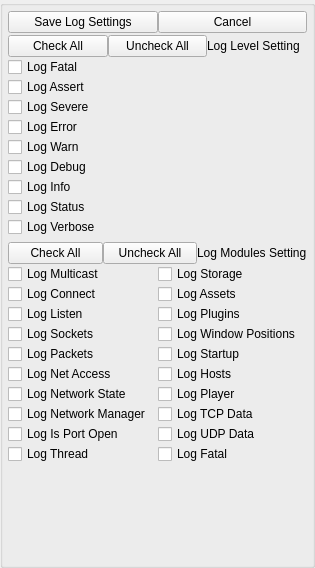
<?xml version="1.0" encoding="UTF-8"?>
<ui version="4.0">
 <class>AppletLogSettingsWidget</class>
 <widget class="QWidget" name="AppletLogSettingsWidget">
  <property name="geometry">
   <rect>
    <x>0</x>
    <y>0</y>
    <width>315</width>
    <height>568</height>
   </rect>
  </property>
  <property name="windowTitle">
   <string>Log Settings</string>
  </property>
  <layout class="QGridLayout" name="gridLayout">
   <property name="leftMargin">
    <number>0</number>
   </property>
   <property name="topMargin">
    <number>0</number>
   </property>
   <property name="rightMargin">
    <number>0</number>
   </property>
   <property name="bottomMargin">
    <number>0</number>
   </property>
   <property name="spacing">
    <number>0</number>
   </property>
   <item row="0" column="0">
    <widget class="QGroupBox" name="DialogItemsGroupBox">
     <property name="title">
      <string/>
     </property>
     <layout class="QVBoxLayout" name="verticalLayout">
      <property name="spacing">
       <number>0</number>
      </property>
      <property name="leftMargin">
       <number>5</number>
      </property>
      <property name="topMargin">
       <number>5</number>
      </property>
      <property name="rightMargin">
       <number>5</number>
      </property>
      <property name="bottomMargin">
       <number>5</number>
      </property>
      <item>
       <layout class="QHBoxLayout" name="horizontalLayout_4">
        <item>
         <widget class="QPushButton" name="m_SavePushButton">
          <property name="sizePolicy">
           <sizepolicy hsizetype="Minimum" vsizetype="Preferred">
            <horstretch>0</horstretch>
            <verstretch>0</verstretch>
           </sizepolicy>
          </property>
          <property name="text">
           <string>Save Log Settings</string>
          </property>
         </widget>
        </item>
        <item>
         <widget class="QPushButton" name="m_CancelPushButton">
          <property name="text">
           <string>Cancel</string>
          </property>
         </widget>
        </item>
       </layout>
      </item>
      <item>
       <spacer name="verticalSpacer">
        <property name="orientation">
         <enum>Qt::Vertical</enum>
        </property>
        <property name="sizeType">
         <enum>QSizePolicy::Fixed</enum>
        </property>
        <property name="sizeHint" stdset="0">
         <size>
          <width>20</width>
          <height>2</height>
         </size>
        </property>
       </spacer>
      </item>
      <item>
       <layout class="QHBoxLayout" name="horizontalLayout">
        <item>
         <widget class="QPushButton" name="m_SelectAllLevelsButton">
          <property name="text">
           <string>Check All</string>
          </property>
         </widget>
        </item>
        <item>
         <widget class="QPushButton" name="m_ClearAllLevelsButton">
          <property name="text">
           <string>Uncheck All</string>
          </property>
         </widget>
        </item>
        <item>
         <widget class="QLabel" name="m_LogLevelSettingLabel">
          <property name="text">
           <string>Log Level Setting</string>
          </property>
          <property name="alignment">
           <set>Qt::AlignLeading|Qt::AlignLeft|Qt::AlignVCenter</set>
          </property>
         </widget>
        </item>
       </layout>
      </item>
      <item>
       <widget class="QCheckBox" name="m_LogLevelCheckBox_1">
        <property name="sizePolicy">
         <sizepolicy hsizetype="Minimum" vsizetype="Minimum">
          <horstretch>0</horstretch>
          <verstretch>0</verstretch>
         </sizepolicy>
        </property>
        <property name="text">
         <string>Log Fatal</string>
        </property>
       </widget>
      </item>
      <item>
       <widget class="QCheckBox" name="m_LogLevelCheckBox_2">
        <property name="sizePolicy">
         <sizepolicy hsizetype="Minimum" vsizetype="Minimum">
          <horstretch>0</horstretch>
          <verstretch>0</verstretch>
         </sizepolicy>
        </property>
        <property name="text">
         <string>Log Assert</string>
        </property>
       </widget>
      </item>
      <item>
       <widget class="QCheckBox" name="m_LogLevelCheckBox_3">
        <property name="sizePolicy">
         <sizepolicy hsizetype="Minimum" vsizetype="Minimum">
          <horstretch>0</horstretch>
          <verstretch>0</verstretch>
         </sizepolicy>
        </property>
        <property name="text">
         <string>Log Severe</string>
        </property>
       </widget>
      </item>
      <item>
       <widget class="QCheckBox" name="m_LogLevelCheckBox_4">
        <property name="sizePolicy">
         <sizepolicy hsizetype="Minimum" vsizetype="Minimum">
          <horstretch>0</horstretch>
          <verstretch>0</verstretch>
         </sizepolicy>
        </property>
        <property name="text">
         <string>Log Error</string>
        </property>
       </widget>
      </item>
      <item>
       <widget class="QCheckBox" name="m_LogLevelCheckBox_5">
        <property name="sizePolicy">
         <sizepolicy hsizetype="Minimum" vsizetype="Minimum">
          <horstretch>0</horstretch>
          <verstretch>0</verstretch>
         </sizepolicy>
        </property>
        <property name="text">
         <string>Log Warn</string>
        </property>
       </widget>
      </item>
      <item>
       <widget class="QCheckBox" name="m_LogLevelCheckBox_6">
        <property name="sizePolicy">
         <sizepolicy hsizetype="Minimum" vsizetype="Minimum">
          <horstretch>0</horstretch>
          <verstretch>0</verstretch>
         </sizepolicy>
        </property>
        <property name="text">
         <string>Log Debug</string>
        </property>
       </widget>
      </item>
      <item>
       <widget class="QCheckBox" name="m_LogLevelCheckBox_7">
        <property name="sizePolicy">
         <sizepolicy hsizetype="Minimum" vsizetype="Minimum">
          <horstretch>0</horstretch>
          <verstretch>0</verstretch>
         </sizepolicy>
        </property>
        <property name="text">
         <string>Log Info</string>
        </property>
       </widget>
      </item>
      <item>
       <widget class="QCheckBox" name="m_LogLevelCheckBox_8">
        <property name="sizePolicy">
         <sizepolicy hsizetype="Minimum" vsizetype="Minimum">
          <horstretch>0</horstretch>
          <verstretch>0</verstretch>
         </sizepolicy>
        </property>
        <property name="text">
         <string>Log Status</string>
        </property>
       </widget>
      </item>
      <item>
       <widget class="QCheckBox" name="m_LogLevelCheckBox_9">
        <property name="sizePolicy">
         <sizepolicy hsizetype="Minimum" vsizetype="Minimum">
          <horstretch>0</horstretch>
          <verstretch>0</verstretch>
         </sizepolicy>
        </property>
        <property name="text">
         <string>Log Verbose</string>
        </property>
       </widget>
      </item>
      <item>
       <spacer name="verticalSpacer_2">
        <property name="orientation">
         <enum>Qt::Vertical</enum>
        </property>
        <property name="sizeType">
         <enum>QSizePolicy::Fixed</enum>
        </property>
        <property name="sizeHint" stdset="0">
         <size>
          <width>20</width>
          <height>5</height>
         </size>
        </property>
       </spacer>
      </item>
      <item>
       <layout class="QHBoxLayout" name="horizontalLayout_2">
        <item>
         <widget class="QPushButton" name="m_SelectAllModulesButton">
          <property name="text">
           <string>Check All</string>
          </property>
         </widget>
        </item>
        <item>
         <widget class="QPushButton" name="m_ClearAllModulesButton">
          <property name="text">
           <string>Uncheck All</string>
          </property>
         </widget>
        </item>
        <item>
         <widget class="QLabel" name="m_LogLevelSettingLabel_2">
          <property name="text">
           <string>Log Modules Setting</string>
          </property>
          <property name="alignment">
           <set>Qt::AlignLeading|Qt::AlignLeft|Qt::AlignVCenter</set>
          </property>
         </widget>
        </item>
       </layout>
      </item>
      <item>
       <layout class="QHBoxLayout" name="horizontalLayout_3">
        <property name="spacing">
         <number>0</number>
        </property>
        <item>
         <layout class="QVBoxLayout" name="verticalLayout_2">
          <property name="spacing">
           <number>0</number>
          </property>
          <item>
           <widget class="QCheckBox" name="m_LogModuleCheckBox_1">
            <property name="sizePolicy">
             <sizepolicy hsizetype="Minimum" vsizetype="Minimum">
              <horstretch>0</horstretch>
              <verstretch>0</verstretch>
             </sizepolicy>
            </property>
            <property name="text">
             <string>Log Multicast</string>
            </property>
           </widget>
          </item>
          <item>
           <widget class="QCheckBox" name="m_LogModuleCheckBox_2">
            <property name="sizePolicy">
             <sizepolicy hsizetype="Minimum" vsizetype="Minimum">
              <horstretch>0</horstretch>
              <verstretch>0</verstretch>
             </sizepolicy>
            </property>
            <property name="text">
             <string>Log Connect</string>
            </property>
           </widget>
          </item>
          <item>
           <widget class="QCheckBox" name="m_LogModuleCheckBox_3">
            <property name="sizePolicy">
             <sizepolicy hsizetype="Minimum" vsizetype="Minimum">
              <horstretch>0</horstretch>
              <verstretch>0</verstretch>
             </sizepolicy>
            </property>
            <property name="text">
             <string>Log Listen</string>
            </property>
           </widget>
          </item>
          <item>
           <widget class="QCheckBox" name="m_LogModuleCheckBox_4">
            <property name="sizePolicy">
             <sizepolicy hsizetype="Minimum" vsizetype="Minimum">
              <horstretch>0</horstretch>
              <verstretch>0</verstretch>
             </sizepolicy>
            </property>
            <property name="text">
             <string>Log Sockets</string>
            </property>
           </widget>
          </item>
          <item>
           <widget class="QCheckBox" name="m_LogModuleCheckBox_5">
            <property name="sizePolicy">
             <sizepolicy hsizetype="Minimum" vsizetype="Minimum">
              <horstretch>0</horstretch>
              <verstretch>0</verstretch>
             </sizepolicy>
            </property>
            <property name="text">
             <string>Log Packets</string>
            </property>
           </widget>
          </item>
          <item>
           <widget class="QCheckBox" name="m_LogModuleCheckBox_6">
            <property name="sizePolicy">
             <sizepolicy hsizetype="Minimum" vsizetype="Minimum">
              <horstretch>0</horstretch>
              <verstretch>0</verstretch>
             </sizepolicy>
            </property>
            <property name="text">
             <string>Log Net Access</string>
            </property>
           </widget>
          </item>
          <item>
           <widget class="QCheckBox" name="m_LogModuleCheckBox_7">
            <property name="sizePolicy">
             <sizepolicy hsizetype="Minimum" vsizetype="Minimum">
              <horstretch>0</horstretch>
              <verstretch>0</verstretch>
             </sizepolicy>
            </property>
            <property name="text">
             <string>Log Network State</string>
            </property>
           </widget>
          </item>
          <item>
           <widget class="QCheckBox" name="m_LogModuleCheckBox_8">
            <property name="sizePolicy">
             <sizepolicy hsizetype="Minimum" vsizetype="Minimum">
              <horstretch>0</horstretch>
              <verstretch>0</verstretch>
             </sizepolicy>
            </property>
            <property name="text">
             <string>Log Network Manager</string>
            </property>
           </widget>
          </item>
          <item>
           <widget class="QCheckBox" name="m_LogModuleCheckBox_9">
            <property name="sizePolicy">
             <sizepolicy hsizetype="Minimum" vsizetype="Minimum">
              <horstretch>0</horstretch>
              <verstretch>0</verstretch>
             </sizepolicy>
            </property>
            <property name="text">
             <string>Log Is Port Open</string>
            </property>
           </widget>
          </item>
          <item>
           <widget class="QCheckBox" name="m_LogModuleCheckBox_10">
            <property name="sizePolicy">
             <sizepolicy hsizetype="Minimum" vsizetype="Minimum">
              <horstretch>0</horstretch>
              <verstretch>0</verstretch>
             </sizepolicy>
            </property>
            <property name="text">
             <string>Log Thread</string>
            </property>
           </widget>
          </item>
          <item>
           <spacer name="verticalSpacer_3">
            <property name="orientation">
             <enum>Qt::Vertical</enum>
            </property>
            <property name="sizeHint" stdset="0">
             <size>
              <width>20</width>
              <height>40</height>
             </size>
            </property>
           </spacer>
          </item>
         </layout>
        </item>
        <item>
         <layout class="QVBoxLayout" name="verticalLayout_3">
          <property name="spacing">
           <number>0</number>
          </property>
          <item>
           <widget class="QCheckBox" name="m_LogModuleCheckBox_11">
            <property name="sizePolicy">
             <sizepolicy hsizetype="Minimum" vsizetype="Minimum">
              <horstretch>0</horstretch>
              <verstretch>0</verstretch>
             </sizepolicy>
            </property>
            <property name="text">
             <string>Log Storage</string>
            </property>
           </widget>
          </item>
          <item>
           <widget class="QCheckBox" name="m_LogModuleCheckBox_12">
            <property name="sizePolicy">
             <sizepolicy hsizetype="Minimum" vsizetype="Minimum">
              <horstretch>0</horstretch>
              <verstretch>0</verstretch>
             </sizepolicy>
            </property>
            <property name="text">
             <string>Log Assets</string>
            </property>
           </widget>
          </item>
          <item>
           <widget class="QCheckBox" name="m_LogModuleCheckBox_13">
            <property name="sizePolicy">
             <sizepolicy hsizetype="Minimum" vsizetype="Minimum">
              <horstretch>0</horstretch>
              <verstretch>0</verstretch>
             </sizepolicy>
            </property>
            <property name="text">
             <string>Log Plugins</string>
            </property>
           </widget>
          </item>
          <item>
           <widget class="QCheckBox" name="m_LogModuleCheckBox_14">
            <property name="sizePolicy">
             <sizepolicy hsizetype="Minimum" vsizetype="Minimum">
              <horstretch>0</horstretch>
              <verstretch>0</verstretch>
             </sizepolicy>
            </property>
            <property name="text">
             <string>Log Window Positions</string>
            </property>
           </widget>
          </item>
          <item>
           <widget class="QCheckBox" name="m_LogModuleCheckBox_15">
            <property name="sizePolicy">
             <sizepolicy hsizetype="Minimum" vsizetype="Minimum">
              <horstretch>0</horstretch>
              <verstretch>0</verstretch>
             </sizepolicy>
            </property>
            <property name="text">
             <string>Log Startup</string>
            </property>
           </widget>
          </item>
          <item>
           <widget class="QCheckBox" name="m_LogModuleCheckBox_16">
            <property name="sizePolicy">
             <sizepolicy hsizetype="Minimum" vsizetype="Minimum">
              <horstretch>0</horstretch>
              <verstretch>0</verstretch>
             </sizepolicy>
            </property>
            <property name="text">
             <string>Log Hosts</string>
            </property>
           </widget>
          </item>
          <item>
           <widget class="QCheckBox" name="m_LogModuleCheckBox_17">
            <property name="sizePolicy">
             <sizepolicy hsizetype="Minimum" vsizetype="Minimum">
              <horstretch>0</horstretch>
              <verstretch>0</verstretch>
             </sizepolicy>
            </property>
            <property name="text">
             <string>Log Player</string>
            </property>
           </widget>
          </item>
          <item>
           <widget class="QCheckBox" name="m_LogModuleCheckBox_18">
            <property name="sizePolicy">
             <sizepolicy hsizetype="Minimum" vsizetype="Minimum">
              <horstretch>0</horstretch>
              <verstretch>0</verstretch>
             </sizepolicy>
            </property>
            <property name="text">
             <string>Log TCP Data</string>
            </property>
           </widget>
          </item>
          <item>
           <widget class="QCheckBox" name="m_LogModuleCheckBox_19">
            <property name="sizePolicy">
             <sizepolicy hsizetype="Minimum" vsizetype="Minimum">
              <horstretch>0</horstretch>
              <verstretch>0</verstretch>
             </sizepolicy>
            </property>
            <property name="text">
             <string>Log UDP Data</string>
            </property>
           </widget>
          </item>
          <item>
           <widget class="QCheckBox" name="m_LogModuleCheckBox_20">
            <property name="sizePolicy">
             <sizepolicy hsizetype="Minimum" vsizetype="Minimum">
              <horstretch>0</horstretch>
              <verstretch>0</verstretch>
             </sizepolicy>
            </property>
            <property name="text">
             <string>Log Fatal</string>
            </property>
           </widget>
          </item>
          <item>
           <spacer name="verticalSpacer_4">
            <property name="orientation">
             <enum>Qt::Vertical</enum>
            </property>
            <property name="sizeHint" stdset="0">
             <size>
              <width>20</width>
              <height>40</height>
             </size>
            </property>
           </spacer>
          </item>
         </layout>
        </item>
       </layout>
      </item>
     </layout>
    </widget>
   </item>
  </layout>
 </widget>
 <resources/>
 <connections/>
</ui>
